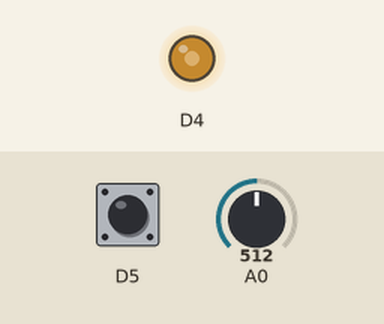
Recording of a program running on a simulated ESP8266 (Wemos D1 mini). Shown: output pins drawn as LEDs (lit = HIGH). The test bench sets the inputs (shaded band); at power-on: A0 = 512, D5 HIGH.

Above: at 1.2 s.
1.3 s: A0 set to 716
At 1.7 s:
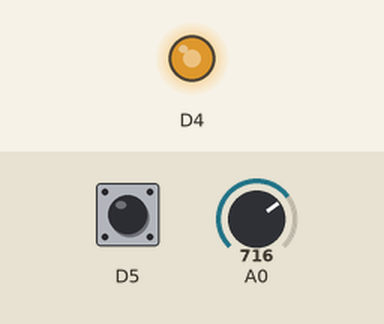
2.8 s: D5 pulled LOW for 0.15 s
At 3.6 s:
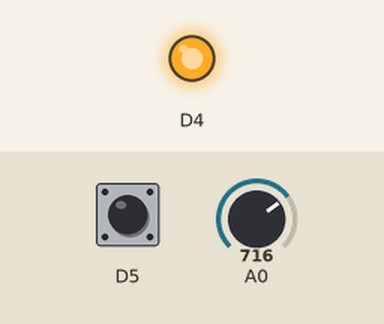
4.4 s: D5 pulled LOW for 1 s
At 6.0 s:
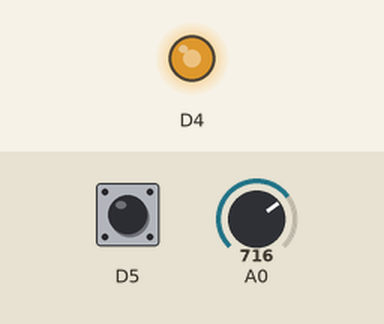
6.9 s: A0 set to 122
At 7.2 s:
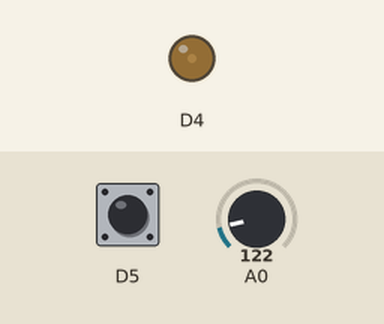
8.4 s: A0 set to 0
At 9.5 s:
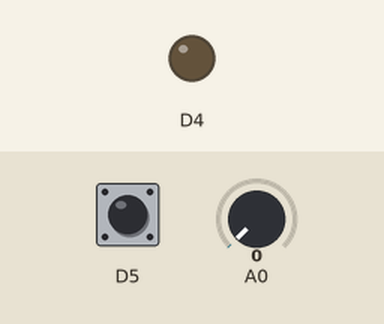
9.9 s: A0 set to 511
At 10.7 s:
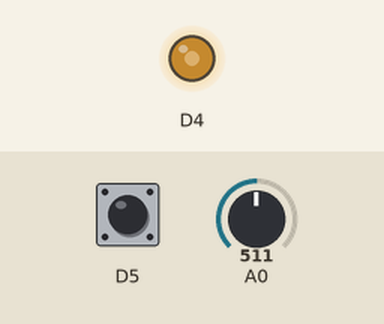
Timing chart, 0 to 12.4 s (numbered marks = the images above; inputs shaded):
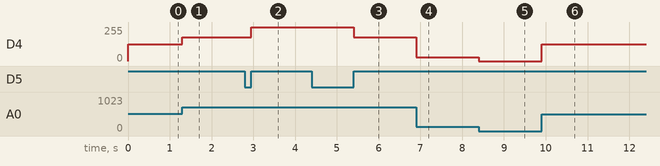

Measured:
- after the input at 1.3 s, D4: 127/255 → 178/255 at once
- after the input at 2.8 s, D4: 178/255 → 255/255 after 0.15 s
- after the input at 4.4 s, D4: 255/255 → 178/255 after 1.0 s
- after the input at 6.9 s, D4: 178/255 → 30/255 at once
- after the input at 8.4 s, D4: 30/255 → 0/255 at once
- after the input at 9.9 s, D4: 0/255 → 127/255 at once

The program:

main.cpp
```cpp
/*
 I, Sam Gershkovich, student number 000801766, certify that this material is my original work.
 No other person's work has been used without due acknowledgment and neither have I made my work available to anyone else.
*/

#include <Arduino.h>

void setup() {
  // configure the USB serial monitor
  Serial.begin(115200);

  // configure pin D4 as a digital output - this is the LED
  pinMode(D4, OUTPUT);

  // set default PWM range
  analogWriteRange(1023);

  // configure pin D5 as digital input - this is the pushbutton
  pinMode(D5, INPUT_PULLUP);

}

 bool lightOn = false;
 bool buttonReleased = true;
 int brightness = 0;

void loop() {

  if(digitalRead(D5) > 0){
    if( buttonReleased){
      lightOn = !lightOn;
      buttonReleased = false;
    }
  }
  else if(digitalRead(D5) == 0){
    buttonReleased = true;
  }

  brightness = analogRead(A0);

  if(lightOn)
    analogWrite(D4, brightness);
  else
    digitalWrite(D4, HIGH);

  delay(1);
} 
```
